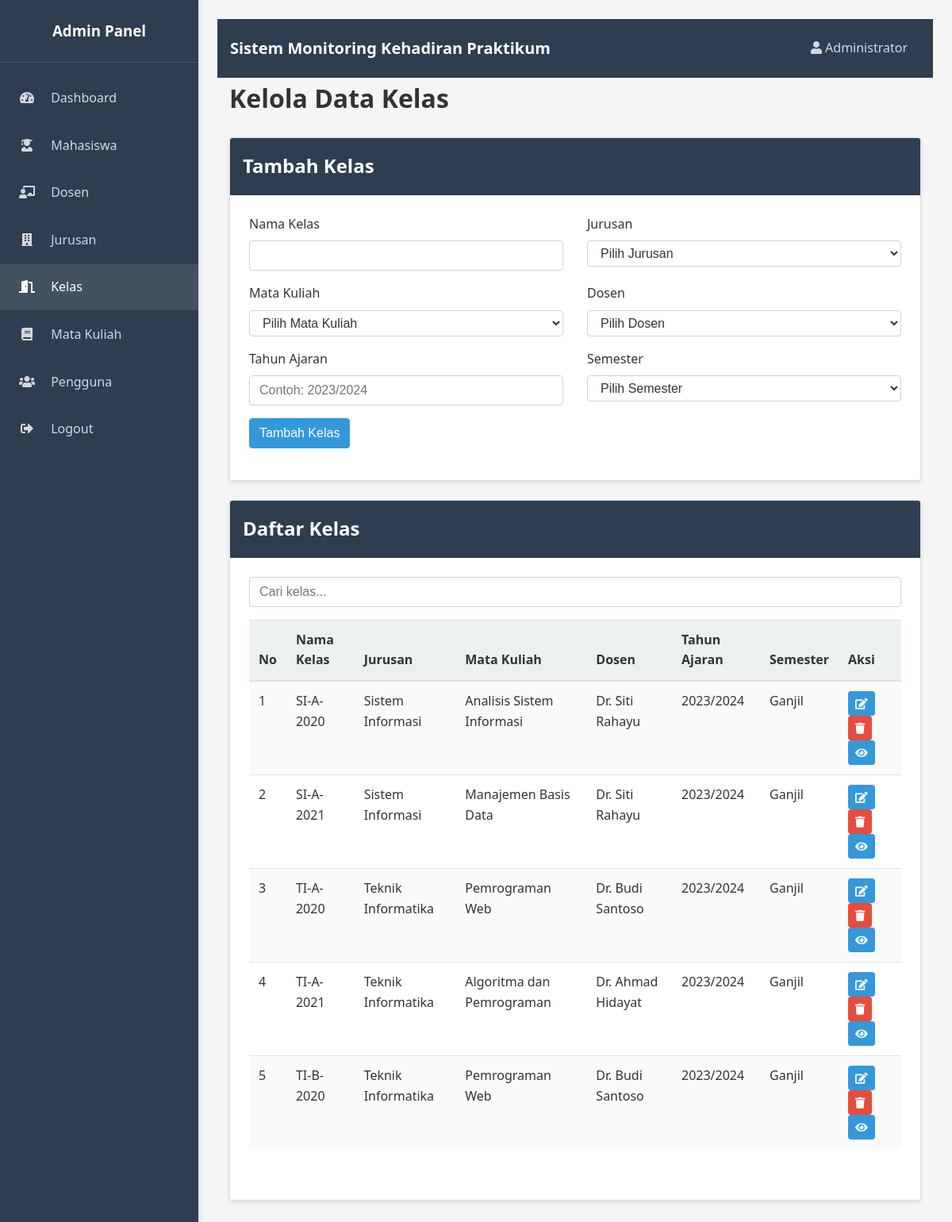
The app's page /admin/kelas.php (signed in) with its own data.
### tables this page shows
CREATE TABLE kelas (
    id INT AUTO_INCREMENT PRIMARY KEY,
    nama VARCHAR(100) NOT NULL,
    id_jurusan INT NOT NULL,
    id_matkul INT NOT NULL,
    id_dosen INT NOT NULL,
    tahun_ajaran VARCHAR(9) NOT NULL,
    semester ENUM('Ganjil', 'Genap') NOT NULL,
    created_at TIMESTAMP DEFAULT CURRENT_TIMESTAMP,
    updated_at TIMESTAMP DEFAULT CURRENT_TIMESTAMP ON UPDATE CURRENT_TIMESTAMP,
    FOREIGN KEY (id_jurusan) REFERENCES jurusan(id) ON DELETE CASCADE,
    FOREIGN KEY (id_matkul) REFERENCES mata_kuliah(id) ON DELETE CASCADE,
    FOREIGN KEY (id_dosen) REFERENCES dosen(id) ON DELETE CASCADE
);

CREATE TABLE jurusan (
    id INT AUTO_INCREMENT PRIMARY KEY,
    nama VARCHAR(100) NOT NULL,
    kode VARCHAR(20) NOT NULL,
    created_at TIMESTAMP DEFAULT CURRENT_TIMESTAMP,
    updated_at TIMESTAMP DEFAULT CURRENT_TIMESTAMP ON UPDATE CURRENT_TIMESTAMP
);

CREATE TABLE mata_kuliah (
    id INT AUTO_INCREMENT PRIMARY KEY,
    kode VARCHAR(20) NOT NULL,
    nama VARCHAR(100) NOT NULL,
    sks INT NOT NULL,
    created_at TIMESTAMP DEFAULT CURRENT_TIMESTAMP,
    updated_at TIMESTAMP DEFAULT CURRENT_TIMESTAMP ON UPDATE CURRENT_TIMESTAMP
);

CREATE TABLE dosen (
    id INT AUTO_INCREMENT PRIMARY KEY,
    nip VARCHAR(50) NOT NULL,
    nama VARCHAR(100) NOT NULL,
    email VARCHAR(100) NOT NULL,
    no_telp VARCHAR(20) NOT NULL,
    created_at TIMESTAMP DEFAULT CURRENT_TIMESTAMP,
    updated_at TIMESTAMP DEFAULT CURRENT_TIMESTAMP ON UPDATE CURRENT_TIMESTAMP
);

### admin/kelas.php (the view, shortened to what this page needs)
<?php
require_once '../config/koneksi.php';
$query_kelas = "
    SELECT k.*, j.nama as nama_jurusan, mk.nama as nama_matkul, d.nama as nama_dosen
    FROM kelas k
    JOIN jurusan j ON k.id_jurusan = j.id
    JOIN mata_kuliah mk ON k.id_matkul = mk.id
    JOIN dosen d ON k.id_dosen = d.id
    ORDER BY k.tahun_ajaran DESC, k.semester DESC, k.nama
";
$result_kelas = $koneksi->query($query_kelas);
?>
<!DOCTYPE html>
<html lang="id">
<head>
    <link rel="stylesheet" href="../assets/css/style.css">
    <link rel="stylesheet" href="https://cdnjs.cloudflare.com/ajax/libs/font-awesome/5.15.3/css/all.min.css">
</head>
<body>
    <div class="sidebar">
        <div class="sidebar-header">
            <h3>Admin Panel</h3>
        </div>
        <div class="sidebar-menu">
            <ul>
                <li><a href="index.php"><i class="fas fa-tachometer-alt"></i> Dashboard</a></li>
                <li><a href="mahasiswa.php"><i class="fas fa-user-graduate"></i> Mahasiswa</a></li>
                <li><a href="dosen.php"><i class="fas fa-chalkboard-teacher"></i> Dosen</a></li>
                <li><a href="jurusan.php"><i class="fas fa-building"></i> Jurusan</a></li>
                <li><a href="kelas.php" class="active"><i class="fas fa-door-open"></i> Kelas</a></li>
                <li><a href="mata_kuliah.php"><i class="fas fa-book"></i> Mata Kuliah</a></li>
                <li><a href="pengguna.php"><i class="fas fa-users"></i> Pengguna</a></li>
                <li><a href="../logout.php"><i class="fas fa-sign-out-alt"></i> Logout</a></li>
            </ul>
        </div>
    </div>
    <div class="content-wrapper">
        <div class="navbar">
            <div class="navbar-brand">
                Sistem Monitoring Kehadiran Praktikum
            </div>
            <div class="navbar-nav">
                <div class="nav-item">
                    <a href="#" class="nav-link">
                        <i class="fas fa-user"></i> <?php echo $_SESSION['nama']; ?>
                    </a>
                </div>
            </div>
        </div>
        <div class="container">
            <div class="dashboard-header">
                <h1>Kelola Data Kelas</h1>
            </div>
            <div class="card">
                <div class="card-header">
                    <h2>Tambah Kelas</h2>
                </div>
                <div class="card-body">
                    <form method="POST" action="">
                        <div class="row">
                            <div class="col-md-6">
                                <div class="form-group">
                                    <label for="nama">Nama Kelas</label>
                                    <input type="text" id="nama" name="nama" required>
                                </div>
                            </div>
                            <div class="col-md-6">
                                <div class="form-group">
                                    <label for="id_jurusan">Jurusan</label>
                                    <select id="id_jurusan" name="id_jurusan" required>
                                        <option value="">Pilih Jurusan</option>
                                    </select>
                                </div>
                            </div>
                        </div>
                        <div class="row">
                            <div class="col-md-6">
                                <div class="form-group">
                                    <label for="id_matkul">Mata Kuliah</label>
                                    <select id="id_matkul" name="id_matkul" required>
                                        <option value="">Pilih Mata Kuliah</option>
                                    </select>
                                </div>
                            </div>
                            <div class="col-md-6">
                                <div class="form-group">
                                    <label for="id_dosen">Dosen</label>
                                    <select id="id_dosen" name="id_dosen" required>
                                        <option value="">Pilih Dosen</option>
                                    </select>
                                </div>
                            </div>
                        </div>
                        <div class="row">
                            <div class="col-md-6">
                                <div class="form-group">
                                    <label for="tahun_ajaran">Tahun Ajaran</label>
                                    <input type="text" id="tahun_ajaran" name="tahun_ajaran" placeholder="Contoh: 2023/2024" required>
                                </div>
                            </div>
                            <div class="col-md-6">
                                <div class="form-group">
                                    <label for="semester">Semester</label>
                                    <select id="semester" name="semester" required>
                                        <option value="">Pilih Semester</option>
                                    </select>
                                </div>
                            </div>
                        </div>
                        <div class="form-group">
                            <button type="submit" name="tambah" class="btn btn-primary">Tambah Kelas</button>
                        </div>
                    </form>
                </div>
            </div>
            <div class="card">
                <div class="card-header">
                    <h2>Daftar Kelas</h2>
                </div>
                <div class="card-body">
                    <div class="form-group">
                        <input type="text" id="filterInput" placeholder="Cari kelas..." class="form-control">
                    </div>
                    <div class="table-responsive">
                        <table class="table table-striped">
                            <thead>
                                <tr>
                                    <th>No</th>
                                    <th>Nama Kelas</th>
                                    <th>Jurusan</th>
                                    <th>Mata Kuliah</th>
                                    <th>Dosen</th>
                                    <th>Tahun Ajaran</th>
                                    <th>Semester</th>
                                    <th>Aksi</th>
                                </tr>
                            </thead>
                            <tbody>
                                <?php
                                $no = 1;
                                if ($result_kelas->num_rows > 0) {
                                    while ($row = $result_kelas->fetch_assoc()) {
                                        echo "<tr>";
                                        echo "<td>" . $no++ . "</td>";
                                        echo "<td>" . $row['nama'] . "</td>";
                                        echo "<td>" . $row['nama_jurusan'] . "</td>";
                                        echo "<td>" . $row['nama_matkul'] . "</td>";
                                        echo "<td>" . $row['nama_dosen'] . "</td>";
                                        echo "<td>" . $row['tahun_ajaran'] . "</td>";
                                        echo "<td>" . $row['semester'] . "</td>";
                                        echo "<td>
                                            <a href='#' class='btn btn-sm btn-info' onclick='editKelas(" . $row['id'] . ", \"" . $row['nama'] . "\", " . $row['id_jurusan'] . ", " . $row['id_matkul'] . ", " . $row['id_dosen'] . ", \"" . $row['tahun_ajaran'] . "\", \"" . $row['semester'] . "\")'><i class='fas fa-edit'></i></a>
                                            <a href='kelas.php?hapus=" . $row['id'] . "' class='btn btn-sm btn-danger btn-delete'><i class='fas fa-trash'></i></a>
                                            <a href='detail_kelas.php?id=" . $row['id'] . "' class='btn btn-sm btn-primary'><i class='fas fa-eye'></i></a>
                                        </td>";
                                        echo "</tr>";
                                    }
                                } else {
                                    echo "<tr><td colspan='8' class='text-center'>Belum ada data kelas</td></tr>";
                                }
                                ?>
                            </tbody>
                        </table>
                    </div>
                </div>
            </div>
        </div>
    </div>
</body>
</html>

### records on screen
kelas: nama "SI-A-2020", id_jurusan.nama "Sistem Informasi", id_matkul.nama "Analisis Sistem Informasi", id_dosen.nama "Dr. Siti Rahayu", tahun_ajaran "2023/2024", semester "Ganjil"
kelas: nama "SI-A-2021", id_jurusan.nama "Sistem Informasi", id_matkul.nama "Manajemen Basis Data", id_dosen.nama "Dr. Siti Rahayu", tahun_ajaran "2023/2024", semester "Ganjil"
kelas: nama "TI-A-2020", id_jurusan.nama "Teknik Informatika", id_matkul.nama "Pemrograman Web", id_dosen.nama "Dr. Budi Santoso", tahun_ajaran "2023/2024", semester "Ganjil"
kelas: nama "TI-A-2021", id_jurusan.nama "Teknik Informatika", id_matkul.nama "Algoritma dan Pemrograman", id_dosen.nama "Dr. Ahmad Hidayat", tahun_ajaran "2023/2024", semester "Ganjil"
kelas: nama "TI-B-2020", id_jurusan.nama "Teknik Informatika", id_matkul.nama "Pemrograman Web", id_dosen.nama "Dr. Budi Santoso", tahun_ajaran "2023/2024", semester "Ganjil"

### other values on screen
$_SESSION['nama'] "Administrator"
